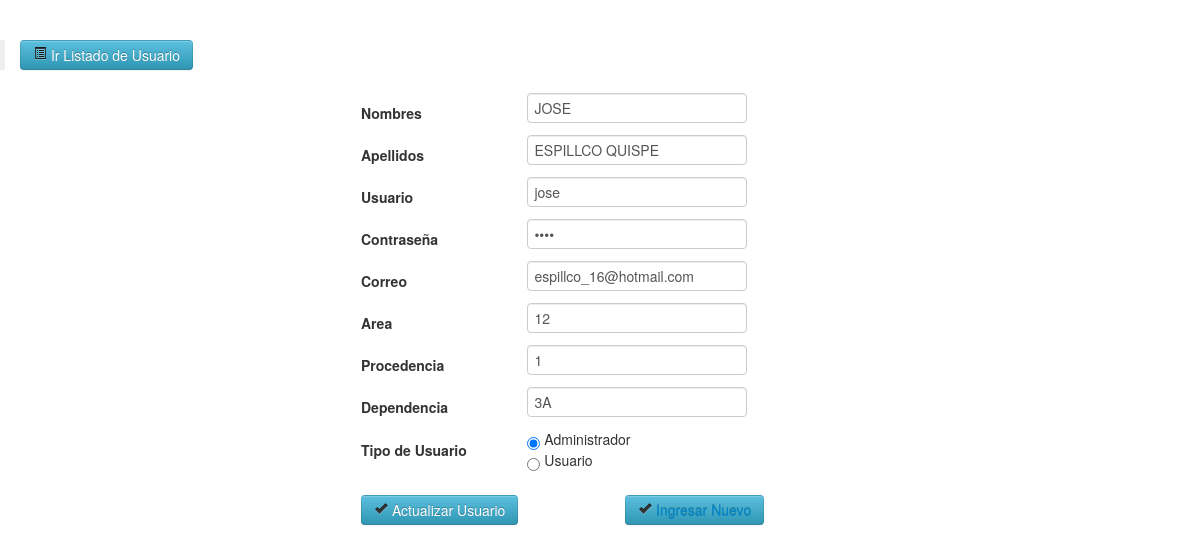
The app's page /admin/c_usuario.php?id=1 (signed in) with its own data.
### tables this page shows
CREATE TABLE IF NOT EXISTS `usuarios` (
  `id` int(255) NOT NULL AUTO_INCREMENT,
  `nombre` varchar(255) NOT NULL,
  `apellido` varchar(50) NOT NULL,
  `procedencia` varchar(100) NOT NULL,
  `dependencia` varchar(100) NOT NULL,
  `usu` varchar(255) NOT NULL,
  `con` varchar(255) NOT NULL,
  `tipo` varchar(255) NOT NULL,
  `correo` varchar(100) NOT NULL,
  `codarea` varchar(10) NOT NULL,
  `estado` varchar(255) NOT NULL,
  PRIMARY KEY (`id`)
);

### admin/c_usuario.php (the view, shortened to what this page needs)
<?php
		$nombre='';$apellido='';$tipo='u';$usuario='';$con='';$correo='';
		if(!empty($_GET['id'])){
			$id=$_GET['id'];
			$can=mysql_query("SELECT * FROM usuarios where id=$id");
			if($dato=mysql_fetch_array($can)){
				$nombre=$dato['nombre'];
				$apellido=$dato['apellido'];
				$procedencia=$dato['procedencia'];
				$dependencia=$dato['dependencia'];
				$usuario=$dato['usu'];
				$con=$dato['con'];
				$correo=$dato['correo'];
				$codarea=$dato['codarea'];
				$tipo=$dato['tipo'];
				$boton="Actualizar Usuario";
			}
		}else{
			$id='';
			$boton="Guardar Usuario";
		}
?>
<!DOCTYPE html>
<html lang="en">
<head>
    <link href="css/bootstrap.css" rel="stylesheet">
    <link href="css/bootstrap-responsive.css" rel="stylesheet">
    <link href="css/docs.css" rel="stylesheet">
    <link href="js/google-code-prettify/prettify.css" rel="stylesheet">
</head>
<body data-spy="scroll" data-target=".bs-docs-sidebar">
<blockquote>
 <a href="l_usuario.php" class="btn btn-info"><i class="icon-list-alt"></i> Ir Listado de Usuario</a>
 </blockquote>
<div align="center">
<form name="form1" method="post" action="">
<table width="40%" border="0">
  <tr>
    <td colspan="3">
    </td>
    </tr>
  <tr>
    <td width="44%"><strong>Nombres</strong></td>
    <td colspan="2"><input type="text" name="nombre" id="nombre" value="<?php echo $nombre; ?>" autocomplete="off" onKeyUp="this.value=this.value.toUpperCase();" required></td>
  </tr>
   <tr>
    <td width="44%"><strong>Apellidos</strong></td>
    <td colspan="2"><input type="text" name="apellido" id="apellido" value="<?php echo $apellido; ?>" autocomplete="off" onKeyUp="this.value=this.value.toUpperCase();" required></td>
  </tr>
  <tr>
    <td><strong>Usuario</strong></td>
    <td colspan="2"><input type="text" name="usu" id="usu" value="<?php echo $usuario; ?>" <?php if(!empty($usuario)){} ?> autocomplete="off" required></td>
  </tr>
  <tr>
    <td><strong>Contraseña</strong></td>
    <td colspan="2">
    	<?php
			if(!empty($con)){
				echo '<input type="password" name="con" id="con" value='.$con.' required>';
			}else{
				echo '<input type="password" name="con" id="con" required>';
			}
		?>
    </td>
  </tr>
  <tr>
    <td><strong>Correo</strong></td>
    <td colspan="2">
<input type="text" name="correo" id="correo" value="<?php echo $correo; ?>" autocomplete="off" required>	</td>
  </tr>
  <tr>
    <td><strong>Area</strong></td>
    <td colspan="2">
    <?php
			if(!empty($codarea)){
				echo '<input type="text" name="codarea" id="codarea" value='.$codarea.' required>';
		}
	?>
    </td>
  </tr>
  <tr>
    <td><strong>Procedencia</strong></td>
    <td colspan="2">
   	    <?php
			if(!empty($procedencia)){
				echo '<input type="text" name="procedencia" id="procedencia" value='.$procedencia.' required>';
			}
	?>
    </td>
  </tr>
    <tr>
    <td><strong> Dependencia</strong></td>
    <td colspan="2">
    	  <?php
			if(!empty($dependencia)){
				echo '<input type="text" name="dependencia" value='.$dependencia.' required>';
			}
	?>
    </td>
  </tr>
  <tr>
    <td><strong>Tipo de Usuario</strong></td>
    <td colspan="2">
    	<input type="radio" name="tipo" id="tipo" value="a"<?php if($tipo=="a"){ echo 'checked'; } ?>> Administrador<br>
        <input type="radio" name="tipo" id="tipo" value="u"<?php if($tipo=="u"){ echo 'checked'; } ?>> Usuario
    </td>
  </tr>
  <tr>
    <td>&nbsp;</td>
    <td colspan="2">&nbsp;</td>
  </tr>
  <tr>
    <td colspan="2">
      <button type="submit" class="btn btn-info"><i class="icon-ok"></i> <?php echo $boton; ?></button>    </td>
    <td width="56%">
      <?php if($boton=='Actualizar Usuario'){
          	echo '<button class="btn btn-info"><a href="c_usuario.php"><i class="icon-ok"></i> Ingresar Nuevo</a></button>';
        } ?>
    </td>
  </tr>
  <tr>
    <td colspan="2">&nbsp;</td>
    <td>&nbsp;</td>
  </tr>
</table>
</form>
</div>
</body>
</html>

### admin/css/docs.css (style rules this page uses)
body { position: relative; padding-top: 40px; }

### records on screen
usuarios: nombre "JOSE", apellido "ESPILLCO QUISPE", usu "jose", correo "espillco_16@hotmail.com", codarea "12", procedencia "1", dependencia "3A", tipo "☑"

### other values on screen
$boton "Actualizar Usuario"
